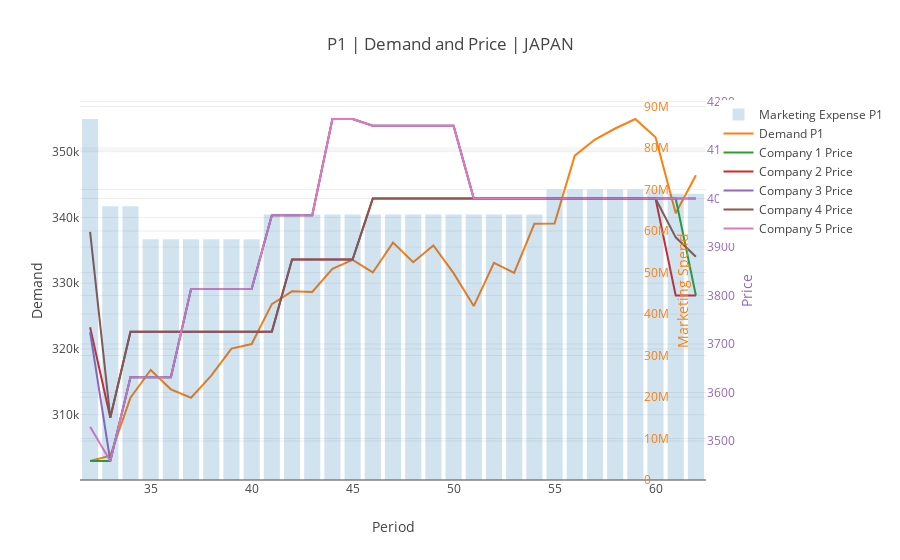

The notebook cell this image was saved under:
### Code cell
for prod in ['1', '2']:
    for country in ['JAPAN', 'CHINA', 'U.S.', 'U.K.', 'GERMAN', 'MEXICO']:
        pt = df_public_countries.pivot_table(index='period', columns='Attribute', values=country)
        
        d = [Bar(
                    x=pt.index.values, 
                    y=pt["Marketing Expense P"+prod].values,
                    name="Marketing Expense P"+prod,
                    yaxis='y3',
                    opacity=0.2)]
        d.append(Scatter(
                x=pt.index.values,
                y=pt["Demand - Units P"+prod].values,
                name='Demand P'+prod
        ))

        for co in range(1,6):
            d.append(Scatter(
                    x=pt.index.values, 
                    y=pt["Price company "+str(co)+" P"+prod].values,
                    name="Company "+str(co)+" Price",
                    yaxis='y2'))

        data = Data(d)

        layout=Layout(
                xaxis=dict(
                    title='Period'
                ),
                yaxis=dict(
                    title='Demand'
                ),
                yaxis2=dict(
                    title='Price',
                    titlefont=dict(
                        color='rgb(148, 103, 189)'
                    ),
                    tickfont=dict(
                        color='rgb(148, 103, 189)'
                    ),
                    overlaying='y',
                    side='right'
                ),
                yaxis3=dict(
                    title='Marketing Spend',
                    titlefont=dict(
                        color='#ff7f0e'
                    ),
                    tickfont=dict(
                        color='#ff7f0e'
                    ),
                    anchor='free',
                    overlaying='y',
                    side='right',
                    position=0.90
                ),
                title= 'P'+prod+ ' | Demand and Price | ' + country)

        fig = Figure(data=data, layout=layout)
        iplot(fig)

### Figure 1 — Plotly figure (JSON) as saved in the notebook; plotly's stock layout.template omitted (floating-point values rounded to 4 significant figures)
{"data": [{"name": "Marketing Expense P1", "opacity": 0.2, "type": "bar", "x": [32, 33, 34, 35, 36, 37, 38, 39, 40, 41, 42, 43, 44, 45, 46, 47, 48, 49, 50, 51, 52, 53, 54, 55, 56, 57, 58, 59, 60, 61, 62], "y": [86999880, 66000201, 65999824, 58000054, 57999920, 57999920, 58000054, 58000054, 58000054, 63999990, 63999990, 63999811, 63999990, 63999990, 63999811, 63999990, 63999811, 63999990, 63999811, 64000112, 63999811, 63999811, 63999990, 70000200, 69999930, 70000200, 69999930, 69999930, 70000200, 68999831, 69000120], "yaxis": "y3"}, {"name": "Demand P1", "type": "scatter", "x": [32, 33, 34, 35, 36, 37, 38, 39, 40, 41, 42, 43, 44, 45, 46, 47, 48, 49, 50, 51, 52, 53, 54, 55, 56, 57, 58, 59, 60, 61, 62], "y": [302965, 303783, 312587, 316800, 313868, 312586, 315942, 320067, 320750, 326827, 328764, 328670, 332181, 333557, 331636, 336173, 333189, 335730, 331536, 326522, 333092, 331556, 339033, 339062, 349392, 351847, 353524, 354970, 352195, 340646, 346404]}, {"name": "Company 1 Price", "type": "scatter", "x": [32, 33, 34, 35, 36, 37, 38, 39, 40, 41, 42, 43, 44, 45, 46, 47, 48, 49, 50, 51, 52, 53, 54, 55, 56, 57, 58, 59, 60, 61, 62], "y": [3459.0, 3459.0, 3632.0, 3632.0, 3632.0, 3813.0, 3813.0, 3813.0, 3813.0, 3966.0, 3966.0, 3966.0, 4164.0, 4164.0, 4150, 4150, 4150, 4150, 4150, 4000, 4000, 4000, 4000, 4000, 4000, 4000, 4000, 4000, 4000, 4000.0, 3800], "yaxis": "y2"}, {"name": "Company 2 Price", "type": "scatter", "x": [32, 33, 34, 35, 36, 37, 38, 39, 40, 41, 42, 43, 44, 45, 46, 47, 48, 49, 50, 51, 52, 53, 54, 55, 56, 57, 58, 59, 60, 61, 62], "y": [3735.0, 3548.0, 3725.0, 3725.0, 3725.0, 3725.0, 3725.0, 3725.0, 3725.0, 3725.0, 3874.0, 3874.0, 3874.0, 3874.0, 4000, 4000, 4000, 4000, 4000, 4000, 4000, 4000, 4000, 4000, 4000, 4000, 4000, 4000, 4000, 3800.0, 3800], "yaxis": "y2"}, {"name": "Company 3 Price", "type": "scatter", "x": [32, 33, 34, 35, 36, 37, 38, 39, 40, 41, 42, 43, 44, 45, 46, 47, 48, 49, 50, 51, 52, 53, 54, 55, 56, 57, 58, 59, 60, 61, 62], "y": [3724.0, 3459.0, 3632.0, 3632.0, 3632.0, 3813.0, 3813.0, 3813.0, 3813.0, 3966.0, 3966.0, 3966.0, 4164.0, 4164.0, 4150, 4150, 4150, 4150, 4150, 4000, 4000, 4000, 4000, 4000, 4000, 4000, 4000, 4000, 4000, 4000.0, 4000], "yaxis": "y2"}, {"name": "Company 4 Price", "type": "scatter", "x": [32, 33, 34, 35, 36, 37, 38, 39, 40, 41, 42, 43, 44, 45, 46, 47, 48, 49, 50, 51, 52, 53, 54, 55, 56, 57, 58, 59, 60, 61, 62], "y": [3931.0, 3548.0, 3725.0, 3725.0, 3725.0, 3725.0, 3725.0, 3725.0, 3725.0, 3725.0, 3874.0, 3874.0, 3874.0, 3874.0, 4000, 4000, 4000, 4000, 4000, 4000, 4000, 4000, 4000, 4000, 4000, 4000, 4000, 4000, 4000, 3920, 3880.0], "yaxis": "y2"}, {"name": "Company 5 Price", "type": "scatter", "x": [32, 33, 34, 35, 36, 37, 38, 39, 40, 41, 42, 43, 44, 45, 46, 47, 48, 49, 50, 51, 52, 53, 54, 55, 56, 57, 58, 59, 60, 61, 62], "y": [3529.0, 3459.0, 3632.0, 3632.0, 3632.0, 3813.0, 3813.0, 3813.0, 3813.0, 3966.0, 3966.0, 3966.0, 4164.0, 4164.0, 4150, 4150, 4150, 4150, 4150, 4000, 4000, 4000, 4000, 4000, 4000, 4000, 4000, 4000, 4000, 4000.0, 4000], "yaxis": "y2"}], "layout": {"title": "P1 | Demand and Price | JAPAN", "xaxis": {"title": "Period"}, "yaxis": {"title": "Demand"}, "yaxis2": {"overlaying": "y", "side": "right", "tickfont": {"color": "rgb(148, 103, 189)"}, "title": "Price", "titlefont": {"color": "rgb(148, 103, 189)"}}, "yaxis3": {"anchor": "free", "overlaying": "y", "position": 0.9, "side": "right", "tickfont": {"color": "#ff7f0e"}, "title": "Marketing Spend", "titlefont": {"color": "#ff7f0e"}}}}
